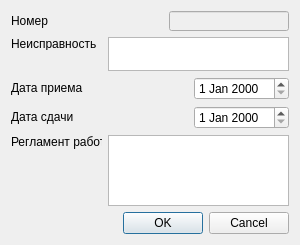
<?xml version="1.0" encoding="UTF-8"?>
<ui version="4.0">
 <class>RepairDialog</class>
 <widget class="QDialog" name="RepairDialog">
  <property name="geometry">
   <rect>
    <x>0</x>
    <y>0</y>
    <width>300</width>
    <height>245</height>
   </rect>
  </property>
  <property name="windowTitle">
   <string>Dialog</string>
  </property>
  <layout class="QVBoxLayout" name="verticalLayout_3">
   <item>
    <layout class="QHBoxLayout" name="horizontalLayout_2">
     <item>
      <widget class="QLabel" name="SerialLbl">
       <property name="sizePolicy">
        <sizepolicy hsizetype="Fixed" vsizetype="Fixed">
         <horstretch>0</horstretch>
         <verstretch>0</verstretch>
        </sizepolicy>
       </property>
       <property name="minimumSize">
        <size>
         <width>91</width>
         <height>13</height>
        </size>
       </property>
       <property name="text">
        <string>Номер</string>
       </property>
      </widget>
     </item>
     <item>
      <spacer name="horizontalSpacer_4">
       <property name="orientation">
        <enum>Qt::Horizontal</enum>
       </property>
       <property name="sizeHint" stdset="0">
        <size>
         <width>40</width>
         <height>20</height>
        </size>
       </property>
      </spacer>
     </item>
     <item>
      <widget class="QLineEdit" name="SerialEdit">
       <property name="enabled">
        <bool>false</bool>
       </property>
       <property name="sizePolicy">
        <sizepolicy hsizetype="Fixed" vsizetype="Fixed">
         <horstretch>0</horstretch>
         <verstretch>0</verstretch>
        </sizepolicy>
       </property>
       <property name="minimumSize">
        <size>
         <width>120</width>
         <height>20</height>
        </size>
       </property>
      </widget>
     </item>
    </layout>
   </item>
   <item>
    <layout class="QHBoxLayout" name="horizontalLayout_3">
     <item>
      <layout class="QVBoxLayout" name="verticalLayout_2">
       <item>
        <widget class="QLabel" name="MalfLbl">
         <property name="sizePolicy">
          <sizepolicy hsizetype="Fixed" vsizetype="Fixed">
           <horstretch>0</horstretch>
           <verstretch>0</verstretch>
          </sizepolicy>
         </property>
         <property name="minimumSize">
          <size>
           <width>91</width>
           <height>13</height>
          </size>
         </property>
         <property name="text">
          <string>Неисправность</string>
         </property>
        </widget>
       </item>
       <item>
        <spacer name="verticalSpacer_2">
         <property name="orientation">
          <enum>Qt::Vertical</enum>
         </property>
         <property name="sizeHint" stdset="0">
          <size>
           <width>20</width>
           <height>40</height>
          </size>
         </property>
        </spacer>
       </item>
      </layout>
     </item>
     <item>
      <widget class="QPlainTextEdit" name="MalfEdit">
       <property name="sizePolicy">
        <sizepolicy hsizetype="MinimumExpanding" vsizetype="MinimumExpanding">
         <horstretch>0</horstretch>
         <verstretch>0</verstretch>
        </sizepolicy>
       </property>
       <property name="minimumSize">
        <size>
         <width>181</width>
         <height>31</height>
        </size>
       </property>
       <property name="baseSize">
        <size>
         <width>181</width>
         <height>39</height>
        </size>
       </property>
      </widget>
     </item>
    </layout>
   </item>
   <item>
    <layout class="QHBoxLayout" name="horizontalLayout_4">
     <item>
      <widget class="QLabel" name="RDateLbl">
       <property name="sizePolicy">
        <sizepolicy hsizetype="Fixed" vsizetype="Fixed">
         <horstretch>0</horstretch>
         <verstretch>0</verstretch>
        </sizepolicy>
       </property>
       <property name="minimumSize">
        <size>
         <width>91</width>
         <height>13</height>
        </size>
       </property>
       <property name="text">
        <string>Дата приема</string>
       </property>
      </widget>
     </item>
     <item>
      <spacer name="horizontalSpacer_2">
       <property name="orientation">
        <enum>Qt::Horizontal</enum>
       </property>
       <property name="sizeHint" stdset="0">
        <size>
         <width>40</width>
         <height>20</height>
        </size>
       </property>
      </spacer>
     </item>
     <item>
      <widget class="QDateEdit" name="RDateEdit"/>
     </item>
    </layout>
   </item>
   <item>
    <layout class="QHBoxLayout" name="horizontalLayout_5">
     <item>
      <widget class="QLabel" name="SDateLbl">
       <property name="sizePolicy">
        <sizepolicy hsizetype="Fixed" vsizetype="Fixed">
         <horstretch>0</horstretch>
         <verstretch>0</verstretch>
        </sizepolicy>
       </property>
       <property name="minimumSize">
        <size>
         <width>91</width>
         <height>13</height>
        </size>
       </property>
       <property name="text">
        <string>Дата сдачи</string>
       </property>
      </widget>
     </item>
     <item>
      <spacer name="horizontalSpacer_3">
       <property name="orientation">
        <enum>Qt::Horizontal</enum>
       </property>
       <property name="sizeHint" stdset="0">
        <size>
         <width>40</width>
         <height>20</height>
        </size>
       </property>
      </spacer>
     </item>
     <item>
      <widget class="QDateEdit" name="SDateEdit"/>
     </item>
    </layout>
   </item>
   <item>
    <layout class="QHBoxLayout" name="horizontalLayout_6">
     <item>
      <layout class="QVBoxLayout" name="verticalLayout">
       <item>
        <widget class="QLabel" name="DescrLbl">
         <property name="sizePolicy">
          <sizepolicy hsizetype="Fixed" vsizetype="Fixed">
           <horstretch>0</horstretch>
           <verstretch>0</verstretch>
          </sizepolicy>
         </property>
         <property name="minimumSize">
          <size>
           <width>91</width>
           <height>13</height>
          </size>
         </property>
         <property name="text">
          <string>Регламент работ</string>
         </property>
        </widget>
       </item>
       <item>
        <spacer name="verticalSpacer">
         <property name="orientation">
          <enum>Qt::Vertical</enum>
         </property>
         <property name="sizeHint" stdset="0">
          <size>
           <width>20</width>
           <height>40</height>
          </size>
         </property>
        </spacer>
       </item>
      </layout>
     </item>
     <item>
      <widget class="QPlainTextEdit" name="DescrEdit">
       <property name="minimumSize">
        <size>
         <width>181</width>
         <height>71</height>
        </size>
       </property>
      </widget>
     </item>
    </layout>
   </item>
   <item>
    <layout class="QHBoxLayout" name="horizontalLayout">
     <item>
      <spacer name="horizontalSpacer">
       <property name="orientation">
        <enum>Qt::Horizontal</enum>
       </property>
       <property name="sizeHint" stdset="0">
        <size>
         <width>40</width>
         <height>20</height>
        </size>
       </property>
      </spacer>
     </item>
     <item>
      <widget class="QDialogButtonBox" name="buttonBox">
       <property name="orientation">
        <enum>Qt::Horizontal</enum>
       </property>
       <property name="standardButtons">
        <set>QDialogButtonBox::Cancel|QDialogButtonBox::Ok</set>
       </property>
      </widget>
     </item>
    </layout>
   </item>
  </layout>
 </widget>
 <resources/>
 <connections>
  <connection>
   <sender>buttonBox</sender>
   <signal>accepted()</signal>
   <receiver>RepairDialog</receiver>
   <slot>accept()</slot>
   <hints>
    <hint type="sourcelabel">
     <x>248</x>
     <y>254</y>
    </hint>
    <hint type="destinationlabel">
     <x>157</x>
     <y>274</y>
    </hint>
   </hints>
  </connection>
  <connection>
   <sender>buttonBox</sender>
   <signal>rejected()</signal>
   <receiver>RepairDialog</receiver>
   <slot>reject()</slot>
   <hints>
    <hint type="sourcelabel">
     <x>302</x>
     <y>261</y>
    </hint>
    <hint type="destinationlabel">
     <x>286</x>
     <y>274</y>
    </hint>
   </hints>
  </connection>
 </connections>
</ui>
